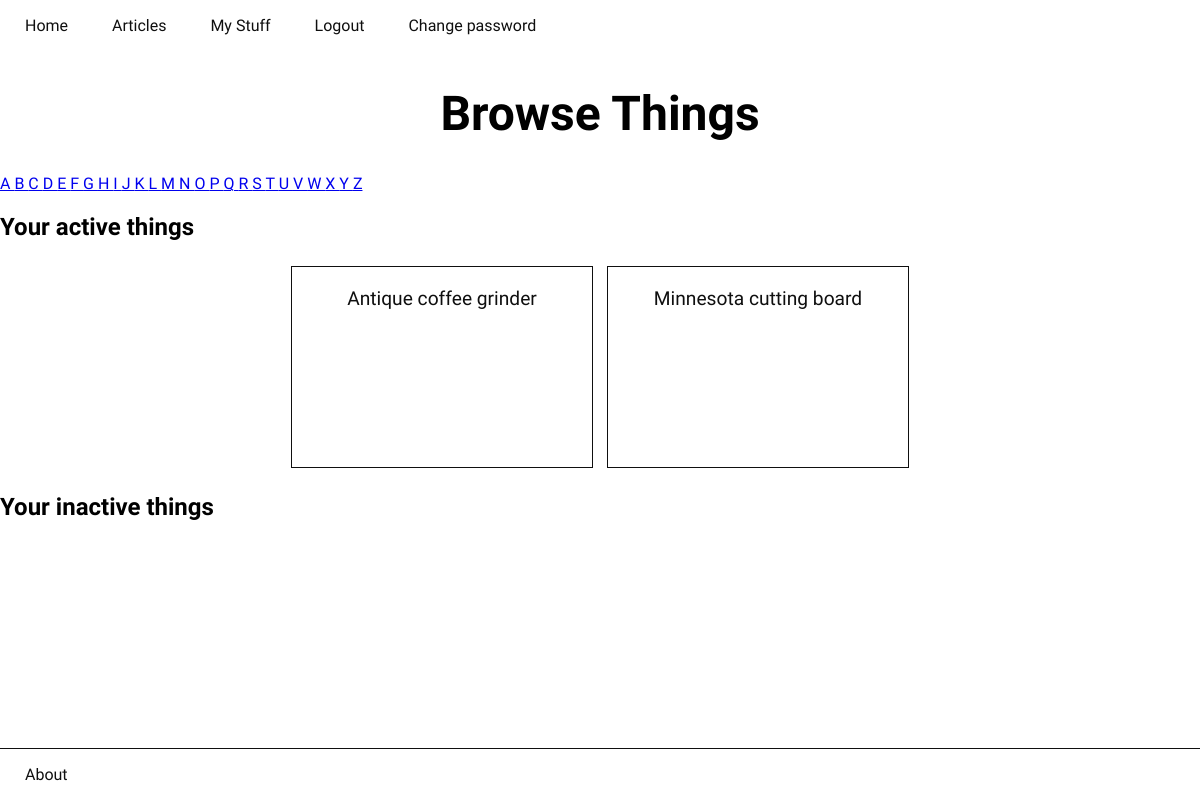
Before: /browse/name/ (signed in) with the older database file.
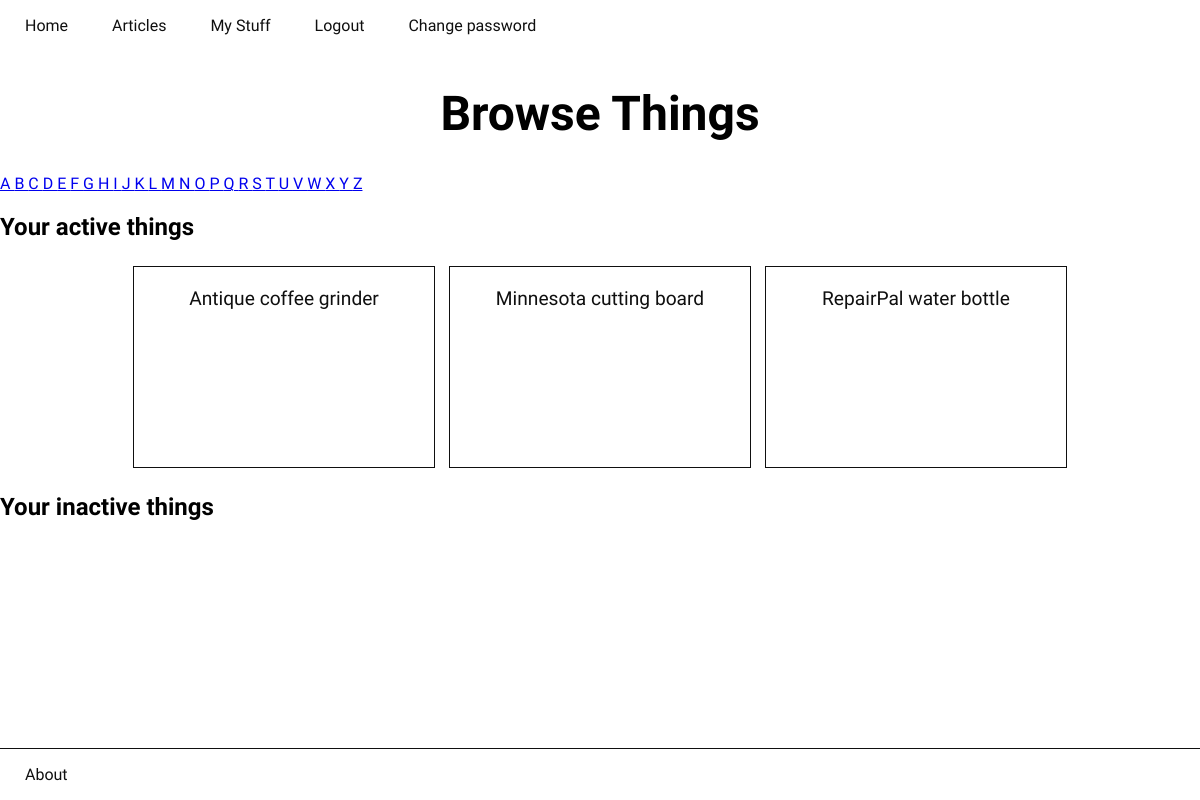
After: the same page with the newer database file.
### inventory/models.py (models this page shows, shortened)
class Timestamp(models.Model):
	created = models.DateTimeField(auto_now_add=True)
	updated = models.DateTimeField(auto_now=True)
	class Meta:
		abstract = True

class Thing(Timestamp):
	name = models.CharField(max_length=255)
	description = models.TextField()
	slug = models.SlugField(unique=True)
	user = models.ForeignKey(User, blank=True, null=True)
	active = models.BooleanField(default=True)

### inventory/views.py (the view)
@login_required
def browse_by_name(request, initial=None):
	number = Thing.objects.filter(user__exact=request.user).count()
	if initial:
		things = Thing.objects.filter(user__exact=request.user).filter(
			name__istartswith=initial).order_by('name')
	else:
		things = Thing.objects.filter(user__exact=request.user).order_by('name')
	return render(request, 'search/search.html', {
		'things': things,
		'initial': initial
	})

### inventory/templates/search/search.html (shortened to what this page needs)
{% extends 'base.html' %}
{% block content %}
	<h1>
		Browse Things
	</h1>
	{% for letter in 'abcdefghijklmnopqrstuvwxyz' %}
	<a href="{% url 'browse_by_name' initial=letter %}"
		{% if initial == letter %}class="active"{% endif %}>
		{{ letter|upper }}
	</a>
	{% endfor %}
	<h2>Your active things</h2>
<ul class="things-list">
{% for thing in things %}
	{% if thing.active == True %}
		<a href="{% url 'thing_detail' slug=thing.slug %}">
			<li class="things-list-item">
				<div class="thing-name">
					{{ thing.name }}
				</div>
			</li>
		</a>
	{% endif %}
{% empty %}
	<li>No active things</li>
{% endfor %}
</ul>
<h2>Your inactive things</h2>
{% endblock content %}

Changed rows visible on the page:
added Thing: name "RepairPal water bottle"
